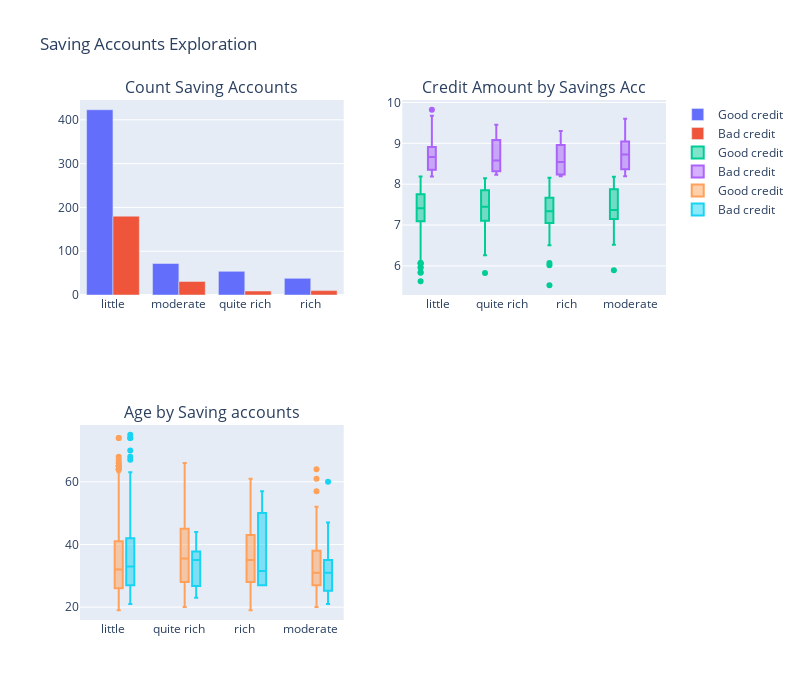

Here is the notebook cell this chart was saved with:
### Markdown cell above
### 8. SAVINGS ACCOUNT EXPLORATION

### Code cell
import plotly.graph_objs as go
from plotly.subplots import make_subplots

'''# Define a mapping from numerical values to labels
saving_accounts_labels = {
    0: 'little',
    1: 'moderate',
    2: 'quite rich',
    3: 'rich'
}

# Map the values in the DataFrame to the labels
df['Saving accounts'] = df['Saving accounts'].map(saving_accounts_labels)'''

# Count of Saving Accounts
count_good = go.Bar(
    x=df[df["Risk"] == 'good']["Saving accounts"].value_counts().index.values,
    y=df[df["Risk"] == 'good']["Saving accounts"].value_counts().values,
    name='Good credit'
)
count_bad = go.Bar(
    x=df[df["Risk"] == 'bad']["Saving accounts"].value_counts().index.values,
    y=df[df["Risk"] == 'bad']["Saving accounts"].value_counts().values,
    name='Bad credit'
)

# Credit Amount by Saving Accounts
box_1 = go.Box(
    x=df[df["Risk"] == 'good']["Saving accounts"],
    y=df[df["Risk"] == 'good']["Credit amount"],
    name='Good credit'
)
box_2 = go.Box(
    x=df[df["Risk"] == 'bad']["Saving accounts"],
    y=df[df["Risk"] == 'bad']["Credit amount"],
    name='Bad credit'
)

# Age by Saving Accounts
scat_1 = go.Box(
    x=df[df["Risk"] == 'good']["Saving accounts"],
    y=df[df["Risk"] == 'good']["Age"],
    name='Good credit'
)
scat_2 = go.Box(
    x=df[df["Risk"] == 'bad']["Saving accounts"],
    y=df[df["Risk"] == 'bad']["Age"],
    name='Bad credit'
)

# Creating subplots
fig = make_subplots(rows=2, cols=2, subplot_titles=('Count Saving Accounts', 'Credit Amount by Savings Acc', 'Age by Saving accounts'))

# Adding traces to the subplots
fig.add_trace(count_good, row=1, col=1)
fig.add_trace(count_bad, row=1, col=1)
fig.add_trace(box_1, row=1, col=2)
fig.add_trace(box_2, row=1, col=2)
fig.add_trace(scat_1, row=2, col=1)
fig.add_trace(scat_2, row=2, col=1)

# Update layout
fig.update_layout(height=700, width=800, title_text='Saving Accounts Exploration', boxmode='group')

# Display the interactive plot
fig.show()

### Figure 1 — Plotly figure (JSON) as saved in the notebook; plotly's stock layout.template omitted (floating-point values rounded to 4 significant figures; data arrays with more than 128 entries replaced by an {"elided": "..."} marker saying what was removed)
{"data": [{"name": "Good credit", "type": "bar", "x": ["little", "moderate", "quite rich", "rich"], "xaxis": "x", "y": [423, 72, 54, 38], "yaxis": "y"}, {"name": "Bad credit", "type": "bar", "x": ["little", "moderate", "rich", "quite rich"], "xaxis": "x", "y": [180, 31, 10, 9], "yaxis": "y"}, {"name": "Good credit", "type": "box", "x": {"elided": "701 str values"}, "xaxis": "x2", "y": {"elided": "701 float values"}, "yaxis": "y2"}, {"name": "Bad credit", "type": "box", "x": {"elided": "299 str values"}, "xaxis": "x2", "y": {"elided": "299 float values"}, "yaxis": "y2"}, {"name": "Good credit", "type": "box", "x": {"elided": "701 str values"}, "xaxis": "x3", "y": {"elided": "701 int values"}, "yaxis": "y3"}, {"name": "Bad credit", "type": "box", "x": {"elided": "299 str values"}, "xaxis": "x3", "y": {"elided": "299 int values"}, "yaxis": "y3"}], "layout": {"annotations": [{"font": {"size": 16}, "showarrow": false, "text": "Count Saving Accounts", "x": 0.225, "xanchor": "center", "xref": "paper", "y": 1, "yanchor": "bottom", "yref": "paper"}, {"font": {"size": 16}, "showarrow": false, "text": "Credit Amount by Savings Acc", "x": 0.775, "xanchor": "center", "xref": "paper", "y": 1, "yanchor": "bottom", "yref": "paper"}, {"font": {"size": 16}, "showarrow": false, "text": "Age by Saving accounts", "x": 0.225, "xanchor": "center", "xref": "paper", "y": 0.375, "yanchor": "bottom", "yref": "paper"}], "boxmode": "group", "height": 700, "title": {"text": "Saving Accounts Exploration"}, "width": 800, "xaxis": {"anchor": "y", "domain": [0, 0.45]}, "xaxis2": {"anchor": "y2", "domain": [0.55, 1]}, "xaxis3": {"anchor": "y3", "domain": [0, 0.45]}, "xaxis4": {"anchor": "y4", "domain": [0.55, 1]}, "yaxis": {"anchor": "x", "domain": [0.625, 1]}, "yaxis2": {"anchor": "x2", "domain": [0.625, 1]}, "yaxis3": {"anchor": "x3", "domain": [0, 0.375]}, "yaxis4": {"anchor": "x4", "domain": [0, 0.375]}}}
